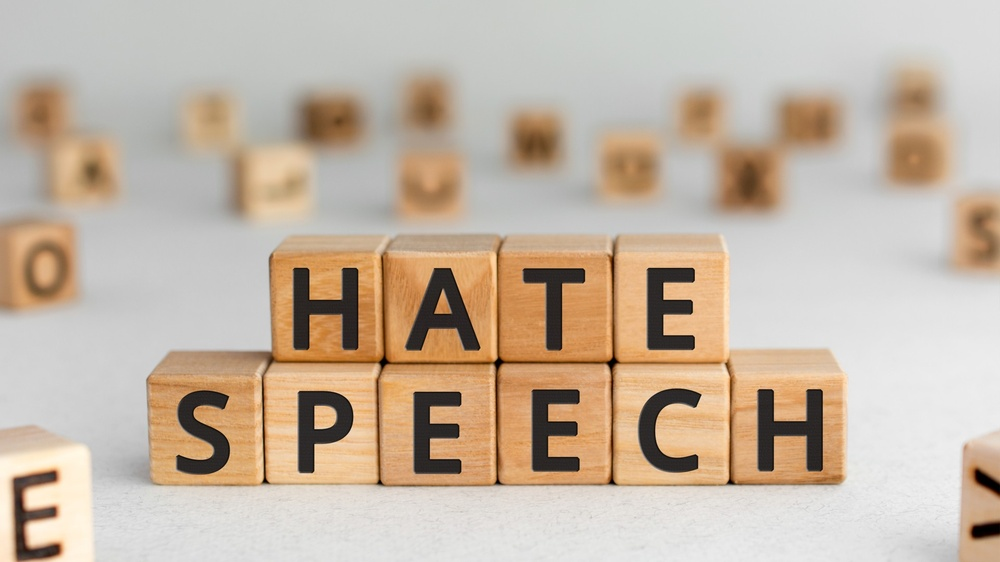
#> input picture AnnotHate/utils/hate-speech-dices.jpeg, 1000 x 562 px, shrunk from 1920 x 1080 before the run, given in place of sketch-subtitles-tiktok.mp4, which was not available
$ python text_detection.py
#> lines starting #> are read from the running program, lines starting #| are printed output that depends on the picture; after the words box and inside, x2 and y2 are one past the last pixel; in counts of white or black regions, pixels touching at a corner belong together; pictures that were not available may be replaced by others from this repository, and a replacement may not be noted
# Import required packages
import cv2
import pytesseract
import os
import re
import numpy as np

class TikTokTextDetector:
    """
    A class used to detect text in tiktok videos and save them in a file

    ...

    Attributes
    ----------
    path_mp4 : str
        path where the mp4 video is stored
    path_text : int
        path where to store the resulting text

    Methods
    -------
    prepare_video_and_file(self, mp4)
        Load the video and prepare the text file.
        Returns the video and the name of the text file

    pre_processing(self, frame)
        Pre-processing of a frame before the text detection
        Returns the processed frame

    clean_and_save_text(self, text, name_mp4_file)
        Clean the text detected by pytesseract.
        Removes newlines, trailing spaces etc...
        TODO later : Remove the garbage words that means nothing
        Returns the cleaned text

    print_every_N_frames(self, framenbr, N= 100)
        Print the evolution of the dectection to see the advancement

    detect_text(self, mp4)
        Detect the texts in a video
        Load the video, read each frame, pre-process them, detect the text
        Save detected text in the text folder (defined in the initialization)
    """

    def __init__(self, path_mp4= "video", path_text= "detected_text") -> None:
        # Mention the installed location of Tesseract-OCR in your system
        # If on windows :
            # 1. Install tesseract using windows installer available at: https://github.com/UB-Mannheim/tesseract/wiki

            # 2. Note the tesseract path from the installation. Default installation path at the time of this edit was: C:\Users\USER\AppData\Local\Tesseract-OCR\\tesseract.exe. It may change so please check the installation path.

            # 3. pip install pytesseract

            # 4. Set the tesseract path in the script
        # If on Mac/Linux :
            # Install it and set the path to "/usr/local/bin/tesseract" or whatever directory it got installed
            # You can find the directory with the shell command "where tesseract"
        pytesseract.pytesseract.tesseract_cmd = '/usr/local/bin/tesseract'

        # Path the mp4 video we want to process
        self.path_mp4 = path_mp4
        self.path_text = path_text


    def prepare_video_and_file(self, mp4) :
        """
        Load the video and prepare the text file.
        It will delete the content of the previous file if it exists

        Parameters :
        ----------
        mp4 : str
            The name of the file, with the .mp4 extension

        Returns :
        ----------
        vidcap : VideoCapture
            VideoCapture instance of cv2. Will be used to read the frames

        name_file : the name of the text file in its directory, without the .txt extension
        """
#> in detect_text, frame is the input picture: shape (562, 1000, 3); mean B, G, R 164.4, 181.1, 197

        vidcap = cv2.VideoCapture(f"{self.path_mp4}/{mp4}")

        name_file = os.path.splitext(mp4)[0] # name of file without the .mp4 extension

        # Save text into file
        # create a directory to store the text if it doesn't exist
        if not os.path.isdir(self.path_text):
            os.mkdir(self.path_text)
        f = open(f"{self.path_text}/{name_file}.txt", "w+")
        f.write("")
        f.close()

        return vidcap, name_file

    def pre_processing(self, frame) :
        """
        Pre-process the frame before the contour detection
        You can choose which pre-processing to do here
        Definitely a good way to improve the performance

        Parameters :
        ----------
        frame : OutputArray
            Current frame

        Returns :
        ----------
        dilation : OutputArray
            Pre-processed frame
        """

        # Preprocessing the image starts
        invert = cv2.bitwise_not(frame)
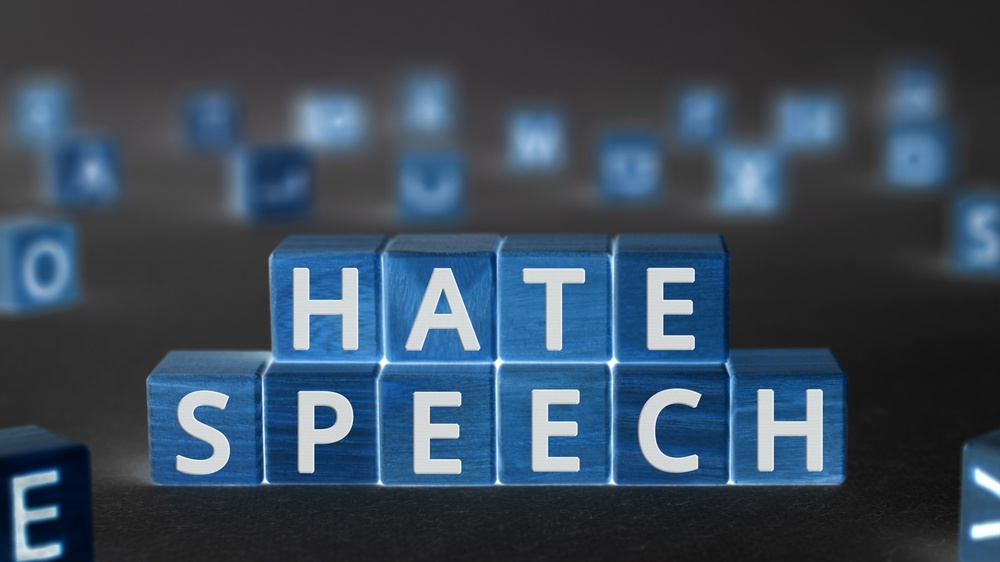
#> invert: shape (562, 1000, 3); mean B, G, R 90.6, 73.9, 58

        gray = cv2.cvtColor(frame, cv2.COLOR_BGR2GRAY)
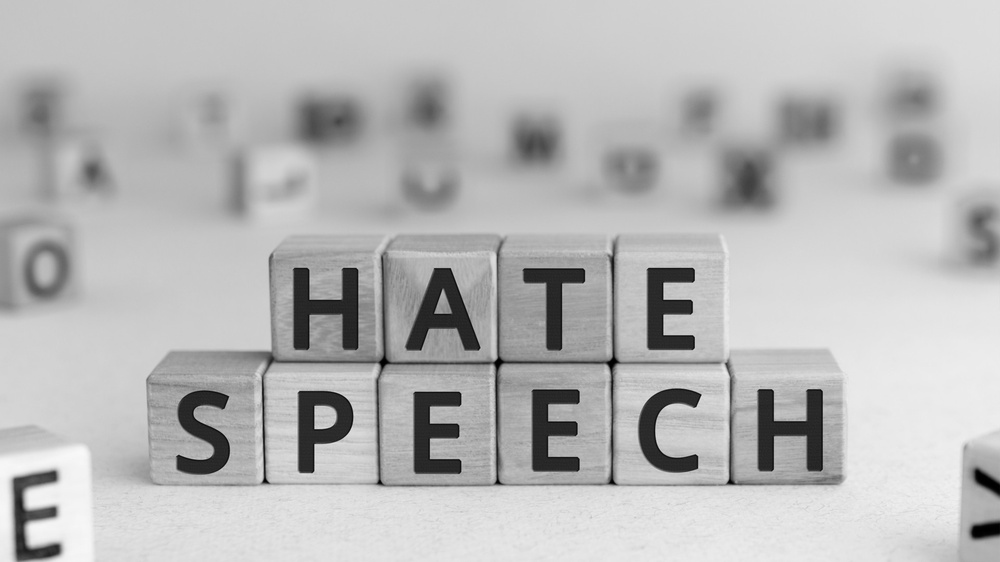
#> gray: shape (562, 1000); min 0, max 249, mean 183.9

        # Performing OTSU threshold
        ret, thresh1 = cv2.threshold(gray, 0, 255, cv2.THRESH_OTSU | cv2.THRESH_BINARY_INV)
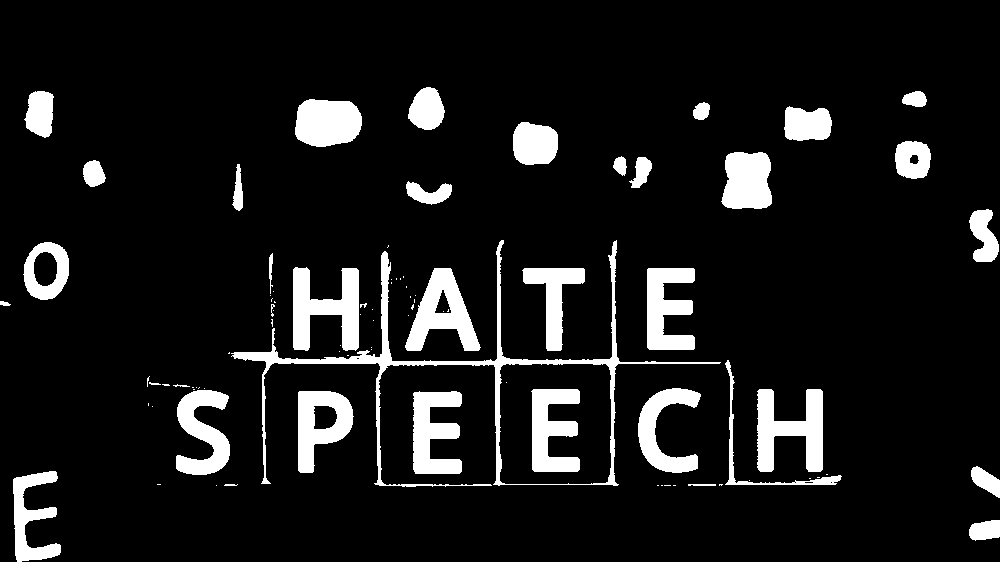
#> thresh1: shape (562, 1000); 9.8% white; 89 white regions (51 under 20 px), largest, box (x1, y1, x2, y2) and area: (231, 240, 721, 487) 6647, (293, 267, 359, 351) 3283, (757, 389, 823, 472) 3231
#> ret = 135

        # Specify structure shape and kernel size.
        # Kernel size increases or decreases the area
        # of the rectangle to be detected.
        # A smaller value like (10, 10) will detect
        # each word instead of a sentence.
        rect_kernel = cv2.getStructuringElement(cv2.MORPH_RECT, (18, 18))


        cv2.imshow("ntm", thresh1)
        cv2.waitKey(0)

        # Applying dilation on the threshold image
        dilation = cv2.dilate(thresh1, rect_kernel, iterations = 1)
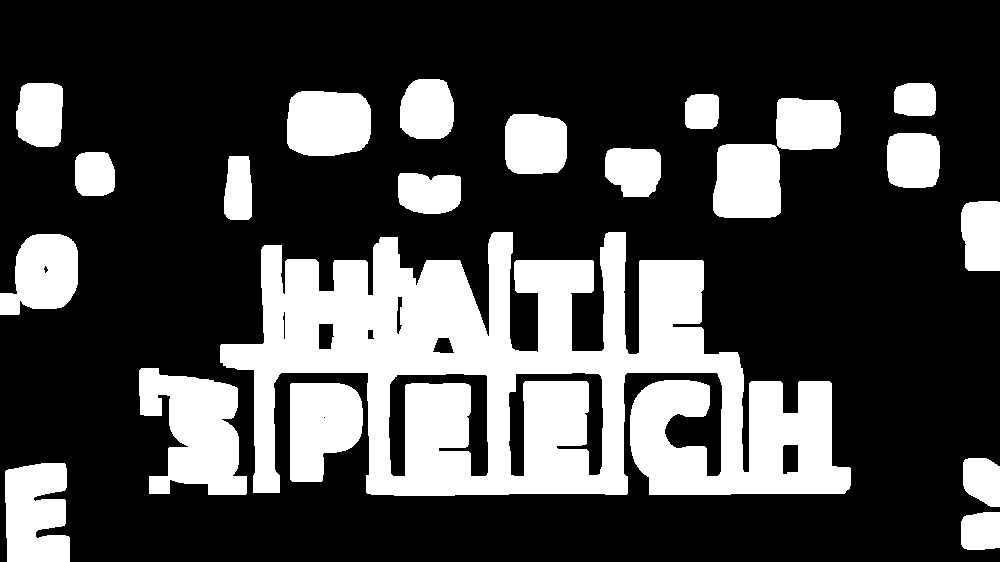
#> dilation: shape (562, 1000); 27.8% white; 21 white regions

        return dilation

    def clean_and_save_text(self, text, name_txt_file):
        """
        Clean the detected text and ignore the newlines or trailing spaces
        Improves the visualization of the results in the .txt files
        Saves the cleaned text in the .txt file

        Parameters :
        ----------
        text : str
            Detected text

        name_mp4_file : str
            name of the txt file in its directory, without the .txt extension
        """

        # Post-processing the text : We remove the blanks and newlines
        if text != '\x0c' or text != ' \x0c' :
            # Remove unnecessary \n
            text = re.sub(r'( )?\n( )?(( )?\n( )?)*( )?' , r' ',text)
            # Remove unnecessary new lines
            text = re.sub(r'( )?\x0c( )?(( )?\x0c( )?)*( )?', r' ', text)
            # Remove trailing spaces
            text = text.strip()
        if text != '':
            # Open the file in append mode
            file = open(f"{self.path_text}/{name_txt_file}.txt", "a")
            file.write(text)
            file.write("\n")

            # Close the file
            file.close

    def print_every_N_frames(self, framenbr, N= 100) :
        """
        Print the evolution of the detection every N frames

        Parameters :
        ----------
        framenbr : int
            Current count of frames processed

        N : int
            Number of frames on which we print the evolution
        """

        if framenbr % N == 0 :
                if framenbr != 0 :
                    print(f"Processed frames : {framenbr - 100 + 1} to {framenbr}")

    def detect_text(self, mp4) :
        """
        Detects texts on a video
        Loads the video, Reads each frame, Pre-process them,
        Detects the texts on each of them and saves them in a file

        Parameters :
        ----------
        mp4 : str
            path to the mp4 video, with the .mp4 extension
            Must be present in self.path_mp4 directory
        """

        vidcap, name_file = self.prepare_video_and_file(mp4)

        success,frame = vidcap.read()
        framenbr = 0
        while success:

            framenbr += 1
            self.print_every_N_frames(framenbr, N=100)

            success,frame = vidcap.read()
            if not success: # Means we reached the end of video
                break
            # We process only 1 every 10 frames to avoid redundacies and save time
            if framenbr % 10 != 1 :
                 continue

            pre_proc_frame = self.pre_processing(frame)

            contours, hierarchy = cv2.findContours(pre_proc_frame, cv2.RETR_EXTERNAL,
												cv2.CHAIN_APPROX_NONE)
#> contours = 21 contours; largest, box (x1, y1, x2, y2) and area: (220, 232, 851, 496) 97748, (139, 368, 247, 495) 8694, (290, 383, 363, 482) 5604, (5, 463, 70, 562) 5330, (287, 91, 371, 156) 4788
            # Creating a copy of image
            im2 = frame.copy()

            # Looping through the identified contours
            # Then rectangular part is cropped and passed on
            # to pytesseract for extracting text from it
            # Extracted text is then written into the text file
            for cnt in contours:
                x, y, w, h = cv2.boundingRect(cnt)

                # Drawing a rectangle on copied image
                rect = cv2.rectangle(im2, (x, y), (x + w, y + h), (0, 255, 0), 2)

                # Cropping the text block for giving input to OCR
                cropped = im2[y:y + h, x:x + w]


                # Apply OCR on the cropped image
                text = pytesseract.image_to_string(cropped)
                self.clean_and_save_text(text, name_file)
#> this loop made 1 pass
#> (x, y, w, h) on pass 1: (961, 512, 39, 38)
#> pass 1, in detect_text, `cropped = im2[y:y + h, x:x + w]`:
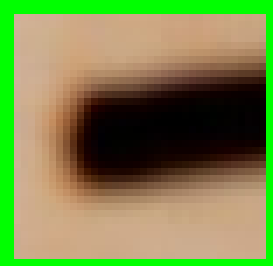
#> cropped: shape (38, 39, 3) (shown 7 times larger); mean B, G, R 74, 133.8, 121.7

def main() :
    tiktokTD = TikTokTextDetector(path_mp4= "video", path_text= "detected_text")
    tiktokTD.detect_text("sketch-subtitles-tiktok.mp4")
#> (the call stopped at in detect_text, `text = pytesseract.image_to_string(cropped)`: pytesseract is not available in this run)

if __name__ == '__main__':
    main()
